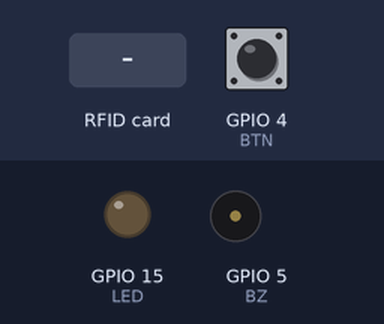
Recording of a sketch running on a simulated ESP8266 (NodeMCU). Parts: output pins drawn as LEDs (lit = HIGH), buzzer (waves = sounding). The inputs (shaded band) are chosen by the test bench; at power-on: GPIO 4 (BTN) LOW. WiFi joins after 1.5 s; servers stay silent unless stated; what the sketch prints to the serial monitor is not drawn.

Above: at 2.7 s.
2.8 s: GPIO 4 (BTN) pulled HIGH for 0.15 s
At 4.1 s:
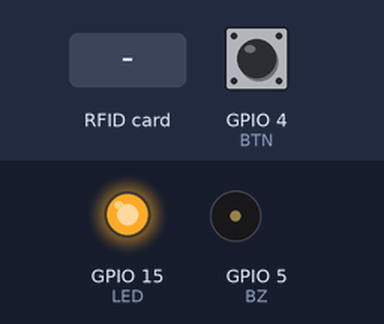
5.9 s: RFID card 5E 7A 19 C4 held to the reader
At 6.11 s:
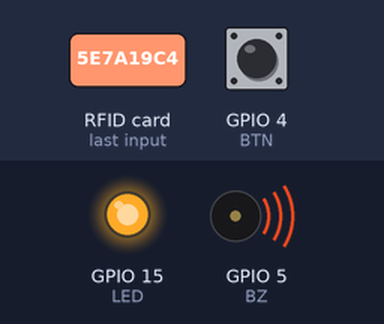
8.2 s: GPIO 4 (BTN) pulled HIGH for 1 s
At 9.9 s:
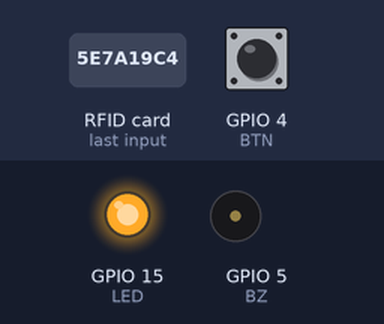
12.2 s: GPIO 4 (BTN) pulled HIGH for 3.2 s
At 18.6 s:
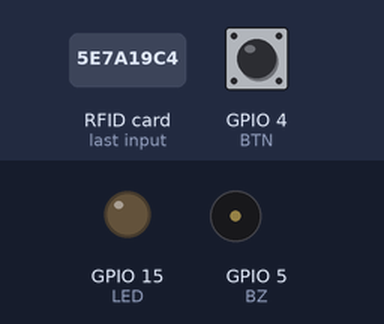
Timing chart, 0 to 19.4 s (numbered marks = the images above; inputs shaded):
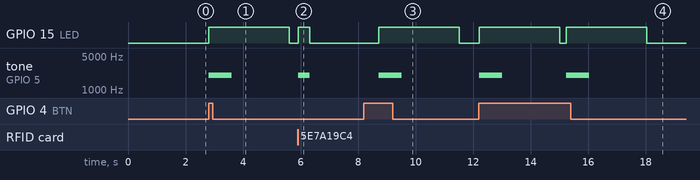

Measured:
- after the input at 2.8 s, GPIO 15 (LED): LOW → HIGH at once, → LOW 2.8 s later; tone on GPIO 5 (BZ): silent → 2000 Hz at once, → silent 0.80 s later
- after the input at 5.9 s, GPIO 15 (LED): LOW → HIGH at once, → LOW 0.40 s later; tone on GPIO 5 (BZ): silent → 2000 Hz at once, → silent 0.40 s later
- after the input at 8.2 s, GPIO 15 (LED): LOW → HIGH after 0.51 s, → LOW 2.8 s later; tone on GPIO 5 (BZ): silent → 2000 Hz after 0.51 s, → silent 0.80 s later
- after the input at 12.2 s, GPIO 15 (LED): alternates HIGH for 2.8 s and LOW for 0.23 s, starting at once; tone on GPIO 5 (BZ): alternates 2000 Hz for 0.80 s and silent for 2.2 s, starting at once

The sketch:

File_Program_Arduino.ino
```cpp
#include <SPI.h>
#include <MFRC522.h>
#include <ESP8266HTTPClient.h>
#include <ESP8266WiFi.h>

const char* ssid = "xxx"; //ssid
const char* password = "xxx"; //password wifi
const char* host = ""; //ip address

#define LED 15
#define BZ 5
#define BTN 4

#define SDA 2
#define RST 0

MFRC522 mfrc522(SDA,RST);

void setup(){
  Serial.begin(115200);

  WiFi.hostname("NodeMCU");
  WiFi.begin(ssid,password);

  while(WiFi.status() != WL_CONNECTED){
    delay(500);
    Serial.print(".");
  }

  Serial.println("Wifi Terhubung");
  Serial.println("Ip Address");
  Serial.println(WiFi.localIP());

  pinMode(LED, OUTPUT);
  pinMode(BZ, OUTPUT);
  pinMode(BTN, INPUT);
  noTone(BZ);
  SPI.begin();
  mfrc522.PCD_Init();
  Serial.println("Dekatkan Kartu RFID Anda ke Reader");
  Serial.println();

}

void loop(){

if(digitalRead(BTN)== 1){
  tone(BZ, 2000);
  digitalWrite(LED,HIGH);
  delay(400);
  noTone(BZ);
  tone(BZ, 2000);
  delay(400);
  noTone(BZ);

  delay(2000);
  digitalWrite(LED,LOW);

  String getData, Link;
  HTTPClient http;
  WiFiClient client;
//  get data

  Link = "http://192.168.1.68:8000/mode";
  http.begin(client,Link);

  int httpCode = http.GET();
  String payload = http.getString();
  Serial.println(payload);
  http.end();

 }
  digitalWrite(LED,LOW);

if(! mfrc522.PICC_IsNewCardPresent())
     return ;

if(! mfrc522.PICC_ReadCardSerial())
     return ;

 String IDTAG = "";
  for(byte i=0; i<mfrc522.uid.size; i++)
  {
      IDTAG += mfrc522.uid.uidByte[i];
  }

  //nyalakan lampu LED
  digitalWrite(LED, HIGH);
  tone(BZ, 2000);
  delay(400);
  noTone(BZ);
  digitalWrite(LED, LOW);
  WiFiClient client;
  const int httpPort = 80;
  if(!client.connect(host, httpPort))
  {
     Serial.println("Connection Failed");
     return;
  }

  String Link;
  HTTPClient http;
  Link = "http://192.168.1.68:8000/postkartu/" + IDTAG;
  http.begin(client, Link);

  int httpCode = http.GET();
  String payload = http.getString();
  Serial.println(payload);
  http.end();

  Serial.println(Link);
  delay(2000);


}
```
